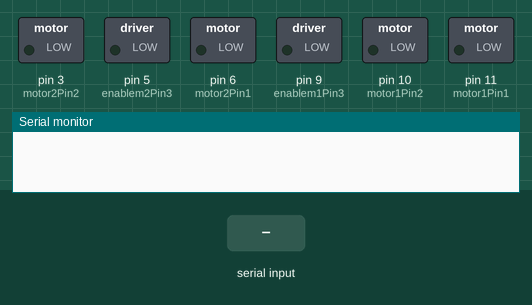
This sketch was run on a simulated Arduino Uno, built with avr-gcc and run on an emulated ATmega328P. Parts: switched loads named in the sketch (green lamp = pin HIGH), the last lines printed to the serial monitor. The test bench sets the inputs (shaded band).

Above: at 1.2 s.
1.3 s: "F" received over Serial
At 1.9 s:
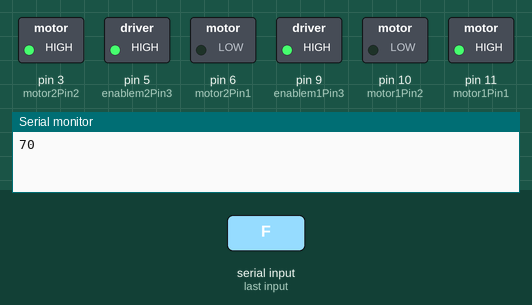
2.8 s: "L" received over Serial
At 4.0 s:
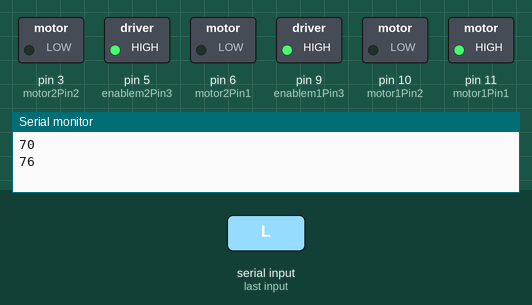
4.3 s: "R" received over Serial
At 5.4 s:
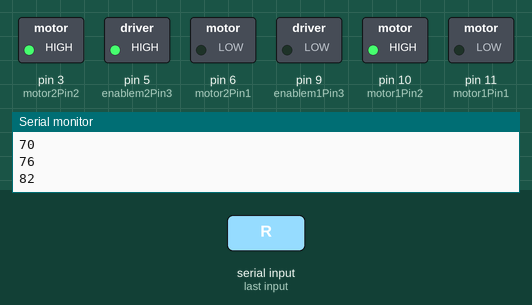
5.8 s: "I" received over Serial
At 6.5 s:
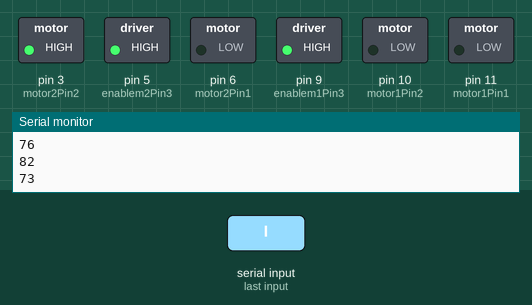
7.3 s: "H" received over Serial
At 7.6 s:
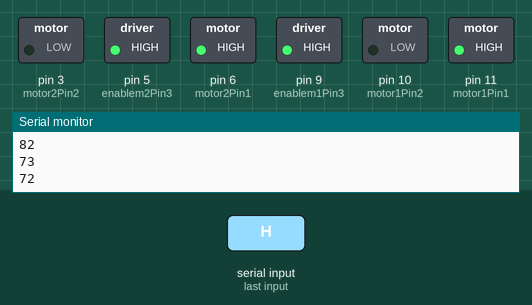
8.8 s: "J" received over Serial
At 10.0 s:
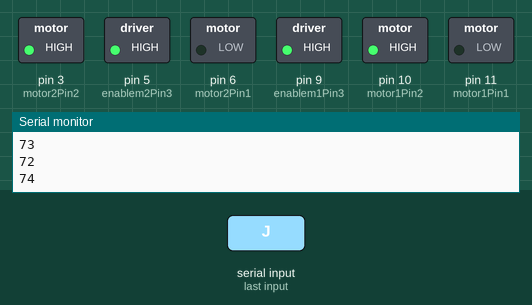
Timing chart, 0 to 11.3 s (numbered marks = the images above; inputs shaded):
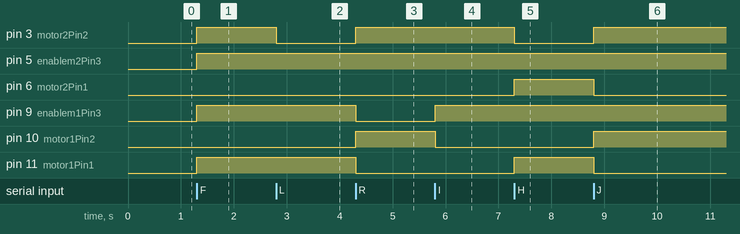

Measured:
- after the input at 1.3 s, pin 3 (motor2Pin2), pin 5 (enablem2Pin3), pin 9 (enablem1Pin3), pin 11 (motor1Pin1): LOW → HIGH at once
- after the input at 2.8 s, pin 3 (motor2Pin2): HIGH → LOW at once
- after the input at 4.3 s, pin 3 (motor2Pin2), pin 10 (motor1Pin2): LOW → HIGH at once; pin 9 (enablem1Pin3), pin 11 (motor1Pin1): HIGH → LOW at once
- after the input at 5.8 s, pin 9 (enablem1Pin3): LOW → HIGH at once; pin 10 (motor1Pin2): HIGH → LOW at once
- after the input at 7.3 s, pin 3 (motor2Pin2): HIGH → LOW at once; pin 6 (motor2Pin1), pin 11 (motor1Pin1): LOW → HIGH at once
- after the input at 8.8 s, pin 3 (motor2Pin2), pin 10 (motor1Pin2): LOW → HIGH at once; pin 6 (motor2Pin1), pin 11 (motor1Pin1): HIGH → LOW at once

The sketch:

translocation_rc.ino
```cpp
const int motor1Pin1 = 11;
const int motor1Pin2 = 10;
const int enablem1Pin3 = 9;
const int motor2Pin1 = 6;
const int motor2Pin2 = 3;
const int enablem2Pin3 = 5;

byte serialA;


void setup() {

  Serial.begin(9600);

  pinMode(motor1Pin1, OUTPUT);
  pinMode(motor1Pin2, OUTPUT);
  pinMode(enablem1Pin3, OUTPUT);
  pinMode(motor2Pin1, OUTPUT);
  pinMode(motor2Pin2, OUTPUT);
  pinMode(enablem2Pin3, OUTPUT);
}

void loop() {

  if (Serial.available() > 0) {
    serialA = Serial.read();
    Serial.println(serialA);
  }

  switch (serialA) {
    // forward
    case 'F':
      digitalWrite(motor1Pin1, HIGH);
      digitalWrite(motor1Pin2, LOW);
      digitalWrite(motor2Pin1, LOW);
      digitalWrite(motor2Pin2, HIGH);
      digitalWrite(enablem1Pin3, HIGH);
      digitalWrite(enablem2Pin3, HIGH);
      break;

    // left
    case 'L':
      digitalWrite(motor1Pin1, HIGH);
      digitalWrite(motor1Pin2, LOW);
      digitalWrite(motor2Pin1, LOW);
      digitalWrite(motor2Pin2, LOW);
      digitalWrite(enablem1Pin3, HIGH);
      digitalWrite(enablem2Pin3, HIGH);
      break;

    // right
    case 'R':
      digitalWrite(motor1Pin1, LOW);
      digitalWrite(motor1Pin2, HIGH);
      digitalWrite(motor2Pin1, LOW);
      digitalWrite(motor2Pin2, HIGH);
      digitalWrite(enablem1Pin3, LOW);
      digitalWrite(enablem2Pin3, HIGH);
      break;

    // forward left
    case 'G':
      digitalWrite(motor1Pin1, HIGH);
      digitalWrite(motor1Pin2, LOW);
      digitalWrite(motor2Pin1, LOW);
      digitalWrite(motor2Pin2, LOW);
      digitalWrite(enablem1Pin3, HIGH);
      digitalWrite(enablem2Pin3, HIGH);
      break;


    // forward right
    case 'I':
      digitalWrite(motor1Pin1, LOW);
      digitalWrite(motor1Pin2, LOW);
      digitalWrite(motor2Pin1, LOW);
      digitalWrite(motor2Pin2, HIGH);
      digitalWrite(enablem1Pin3, HIGH);
      digitalWrite(enablem2Pin3, HIGH);
      break;


    // backward left
    case 'H':
      digitalWrite(motor1Pin1, HIGH);
      digitalWrite(motor1Pin2, LOW);
      digitalWrite(motor2Pin1, HIGH);
      digitalWrite(motor2Pin2, LOW);
      digitalWrite(enablem1Pin3, HIGH);
      digitalWrite(enablem2Pin3, HIGH);
      break;

    // backward right
    case 'J':
      digitalWrite(motor1Pin1, LOW);
      digitalWrite(motor1Pin2, HIGH);
      digitalWrite(motor2Pin1, LOW);
      digitalWrite(motor2Pin2, HIGH);
      digitalWrite(enablem1Pin3, HIGH);
      digitalWrite(enablem2Pin3, HIGH);
      break;

    // backward
    case 'B':
      digitalWrite(motor1Pin1, LOW);
      digitalWrite(motor1Pin2, HIGH);
      digitalWrite(motor2Pin1, HIGH);
      digitalWrite(motor2Pin2, LOW);
      digitalWrite(enablem1Pin3, HIGH);
      digitalWrite(enablem2Pin3, HIGH);
      break;

    // Stop
    case 'S':
      digitalWrite(motor1Pin1, LOW);
      digitalWrite(motor1Pin2, LOW);
      digitalWrite(motor2Pin1, LOW);
      digitalWrite(motor2Pin2, LOW);
      digitalWrite(enablem1Pin3, LOW);
      digitalWrite(enablem2Pin3, LOW);
  }
}
```
